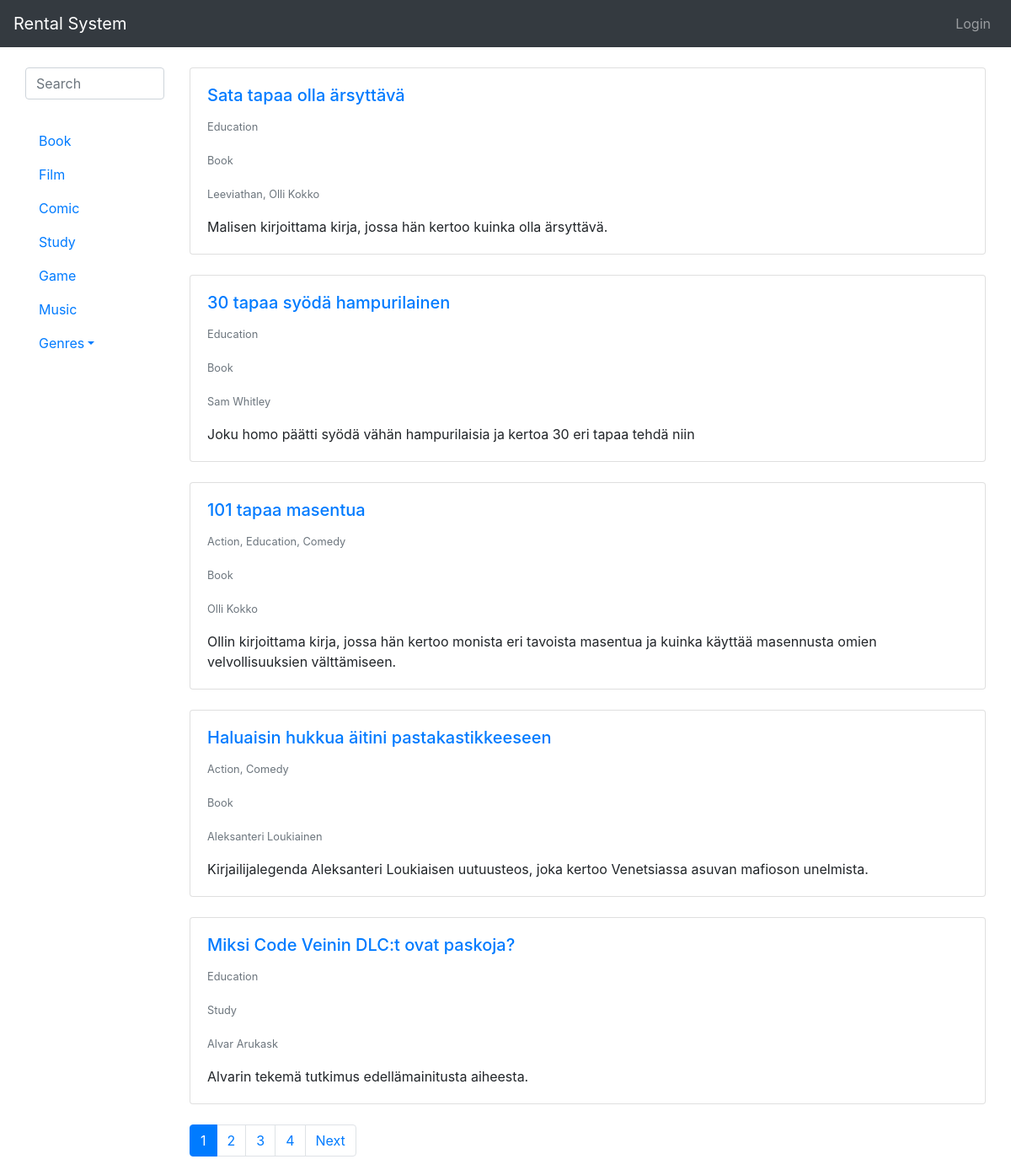
The page / on the database its author committed.
### rental_system/models.py (models this page shows, shortened)
class Type(models.Model):
    type = models.CharField(max_length=200)
    def __str__(self):
        return self.type

class Work(models.Model):
    creators = models.ManyToManyField(Creator)
    type = models.ForeignKey(Type, on_delete=models.CASCADE)
    genres = models.ManyToManyField(Genre)
    publishers = models.ManyToManyField(Publisher, null=True, blank=True)
    title = models.CharField(max_length=200)
    desc = models.TextField(max_length=500)
    pub_date = models.IntegerField(
        default=2020,
        validators=[
            MaxValueValidator(datetime.date.today().year),
            MinValueValidator(1800)
        ]
    )

class Genre(models.Model):
    genre = models.CharField(max_length=200)
    def __str__(self):
        return self.genre

class Creator(models.Model):
    first_name = models.CharField(max_length=200, null=True)
    last_name = models.CharField(max_length=200, null=True)
    display_name = models.CharField(max_length=200, default="Display name")
    use_display_name = models.BooleanField(default=False)
    def __str__(self):
        if (self.use_display_name == True):
            return self.display_name
        else:
            return self.first_name + " " + self.last_name

### rental_system/views.py (the view)
# urls.py: path('', views.index, name='index'),
def index(request):
    works = Work.objects.order_by('-pub_date').all()
    types = Type.objects.all()
    genres = Genre.objects.all()
    if not request.GET.get('search'):
        paginator = Paginator(works, 5)
        page_number = request.GET.get('page')
        page_obj = paginator.get_page(page_number)
    else:
        page_obj = works
    context = {'works': page_obj, 'types': types, 'genres': genres}
    query = ""
    if request.GET.get('search'):
        query = request.GET['search']
        context['query'] = str(query)
    posts = sorted(search(query), key=attrgetter('title'), reverse=True)
    context['posts'] = posts
    return render(request, 'rental_system/index.html', context)

### rental_system/views.py (called while the page is built)
def search(query=None):
    queryset = []
    queries = query.split(" ") #
    for search in queries:
        obj = Work.objects.filter(Q(title__iexact=search) | Q(desc__iexact=search))
        for post in obj:
            queryset.append(post)
    return list(set(queryset))

### rental_system/templates/rental_system/index.html (shortened to what this page needs)
{% extends 'base.html' %}
{% block content %}
{% load static %}
<link rel="stylesheet" href="{% static 'mobile.css' %}">
<link rel="stylesheet" href="{% static 'darkmode.css' %}">
<div class="container-fluid">
    <div class="row">
        {% if types %}
        <div class="col-lg-2 col-12">
            <nav id="sidebar">
                <div class="searchbar">
                    <form name="searchform" method="GET">
                        <input type="text" class="form-control" name="search" id="search" placeholder="Search"
                            minlength="3" autocomplete="off" required>
                    </form>
                </div>
                <br>
                <div class="pc">
                    <ul class="nav flex-column">
                        {% for type in types %}
                        <li>
                            <a href="?search={{ type }}" class="nav-link">{{ type }}</a>
                        </li>
                        {% endfor %}
                        <li class="nav-item dropdown">
                            <a class="nav-link dropdown-toggle" data-toggle="dropdown" href="#" role="button"
                                aria-haspopup="true" aria-expanded="false">Genres</a>
                        </li>
                    </ul>
                </div>
            </nav>
        </div>
        {% endif %}
        {% if works %}
        <div class="col-md-10 col-12">
            {% if not query %}
            {% for work in works %}
            <div class="card">
                <div class="card-body">
                    <a href="work/{{ work.id }}">
                        <h5 class="card-title">{{ work.title }}</h5>
                    </a>
                    <p class="card-text"><small class="text-muted">{{ work.genres.all|join:", " }}</small></p>
                    <p class="card-text"><small class="text-muted">{{ work.type.type }}</small></p>
                    <p class="card-text"><small class="text-muted">{{ work.creators.all|join:", " }}</small></p>
                    <p class="card-text">{{ work.desc }}</p>
                </div>
            </div>
            <br>
            {% endfor %}
            {% endif %}
            <nav aria-label="Page navigation example">
                <ul class="pagination">
                    {% for i in works.paginator.page_range %}
                    {% if works.number == i %}
                    <li class="page-item active"><a class="page-link" href="?page={{ i }}">{{ i }}</a></li>
                    {% else %}
                    <li class="page-item"><a class="page-link" href="?page={{ i }}">{{ i }}</a></li>
                    {% endif %}
                    {% endfor %}
                    {% if works.has_next %}
                    <li class="page-item"><a class="page-link" href="?page={{ works.next_page_number }}">Next</a></li>
                    {% endif %}
                </ul>
            </nav>
        </div>
    </div>
    {% else %}
    <p>No works are available.</p>
    {% endif %}
</div>
{% endblock %}

### rental_system/static/mobile.css (style rules this page uses)
@media (min-width:801px) { form [type='text'], form [type='password'] { display: block; margin-bottom: 3%; } }

### rows shown on the page
Type: type "Book"
Type: type "Film"
Type: type "Comic"
Type: type "Study"
Type: type "Game"
Type: type "Music"
Work: title "Sata tapaa olla ärsyttävä", genres.all "Education", type.type "Book", creators.all "Leeviathan, Olli Kokko", desc "Malisen kirjoittama kirja, jossa hän kertoo kuinka olla ärsyttävä."
Work: title "30 tapaa syödä hampurilainen", genres.all "Education", type.type "Book", creators.all "Sam Whitley", desc "Joku homo päätti syödä vähän hampurilaisia ja kertoa 30 eri tapaa tehdä niin"
Work: title "101 tapaa masentua", genres.all "Action, Education, Comedy", type.type "Book", creators.all "Olli Kokko", desc "Ollin kirjoittama kirja, jossa hän kertoo monista eri tavoista masentua ja kuinka käyttää masennusta omien velvollisuuksien välttämiseen."
Work: title "Haluaisin hukkua äitini pastakastikkeeseen", genres.all "Action, Comedy", type.type "Book", creators.all "Aleksanteri Loukiainen", desc "Kirjailijalegenda Aleksanteri Loukiaisen uutuusteos, joka kertoo Venetsiassa asuvan mafioson unelmista."
Work: title "Miksi Code Veinin DLC:t ovat paskoja?", genres.all "Education", type.type "Study", creators.all "Alvar Arukask", desc "Alvarin tekemä tutkimus edellämainitusta aiheesta."

### other values the page prints
{{ i }} "1"
{{ i }} "2" "3" "4"
